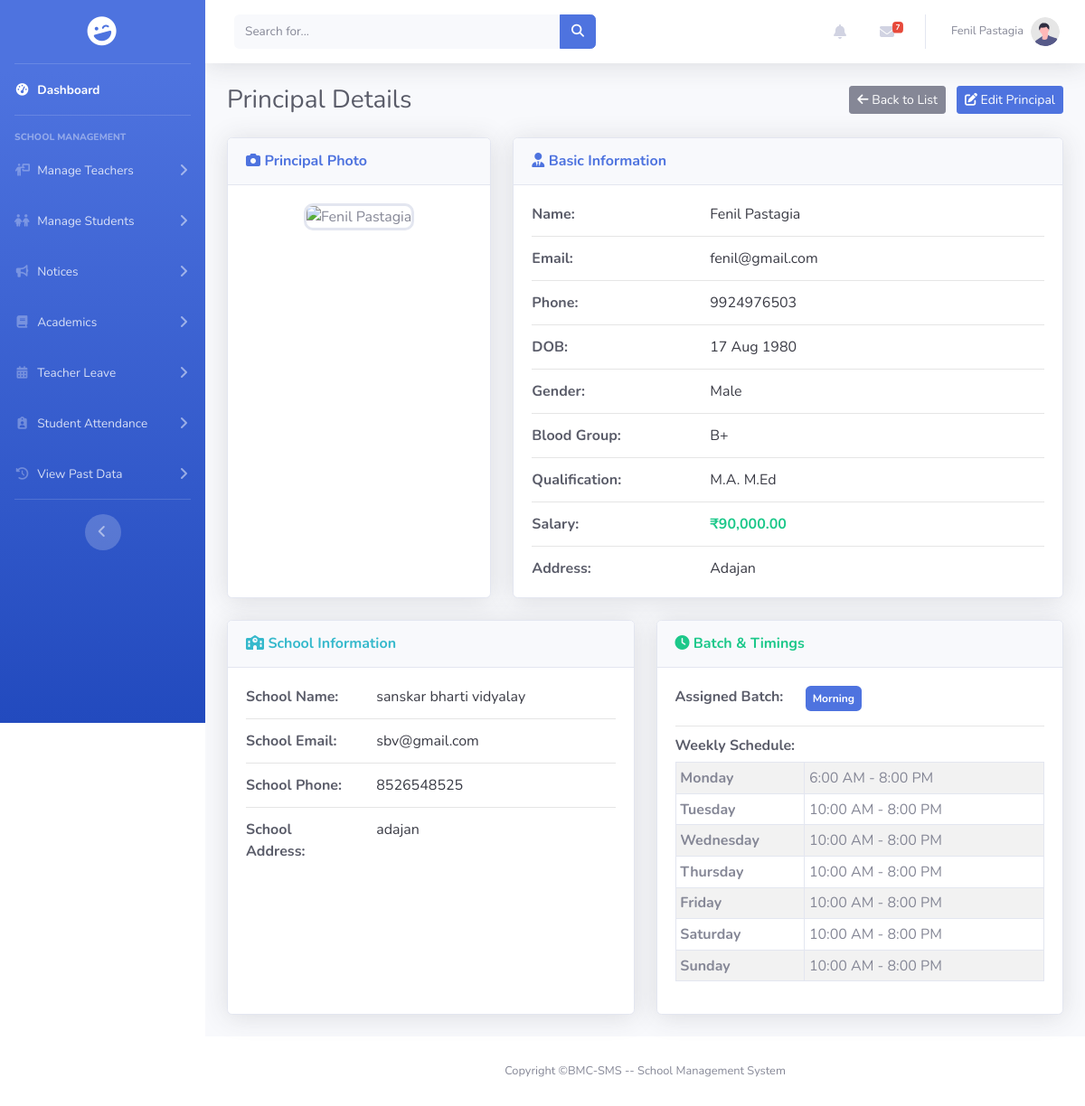
Page /pages/principal/view.php?id=10 (signed in) on the committed database.
### tables this page shows
CREATE TABLE `principal` (
  `id` int(11) NOT NULL,
  `principal_image` varchar(255) DEFAULT NULL,
  `school_id` int(11) DEFAULT NULL,
  `principal_name` varchar(50) DEFAULT NULL,
  `email` varchar(50) NOT NULL,
  `password` varchar(255) NOT NULL,
  `phone` varchar(10) DEFAULT NULL,
  `principal_dob` date DEFAULT NULL,
  `gender` enum('Male','Female','Others') NOT NULL,
  `blood_group` enum('A+','A-','B+','B-','AB+','AB-','O+','O-') NOT NULL,
  `address` text DEFAULT NULL,
  `qualification` varchar(50) DEFAULT NULL,
  `salary` decimal(10,2) DEFAULT NULL,
  `batch` enum('Morning','Evening') DEFAULT NULL
);

CREATE TABLE `school` (
  `id` int(11) NOT NULL,
  `school_logo` varchar(255) DEFAULT NULL,
  `school_name` varchar(100) DEFAULT NULL,
  `email` varchar(50) DEFAULT NULL,
  `phone` varchar(10) DEFAULT NULL,
  `school_opening` date DEFAULT NULL,
  `school_type` enum('Government','Private') DEFAULT NULL,
  `education_board` set('CBSE','State','IGCSE') DEFAULT NULL,
  `school_medium` set('English','Hindi','Regional Language') DEFAULT NULL,
  `school_category` set('Pre-Primary','Primary','Upper Primary','Secondary','Higher Secondary') DEFAULT NULL,
  `address` text DEFAULT NULL
);

CREATE TABLE `principal_timings` (
  `timing_id` int(11) NOT NULL,
  `principal_id` int(11) NOT NULL,
  `day_of_week` enum('Monday','Tuesday','Wednesday','Thursday','Friday','Saturday','Sunday') NOT NULL,
  `opens_at` time DEFAULT NULL,
  `closes_at` time DEFAULT NULL,
  `is_closed` tinyint(1) NOT NULL DEFAULT 0
);

### pages/principal/view.php (the view, shortened to what this page needs)
<?php
include_once "../../includes/connect.php";
$principal_id = isset($_GET['id']) ? intval($_GET['id']) : 0;
$query_principal = "SELECT p.*, s.school_name, s.address as school_address, s.phone as school_phone, s.email as school_email
          FROM principal p
          LEFT JOIN school s ON p.school_id = s.id
          WHERE p.id = ?";
$stmt_principal = mysqli_prepare($conn, $query_principal);
mysqli_stmt_bind_param($stmt_principal, "i", $principal_id);
mysqli_stmt_execute($stmt_principal);
$result_principal = mysqli_stmt_get_result($stmt_principal);
$principal = mysqli_fetch_assoc($result_principal);
$timings = [];
$query_timings = "SELECT * FROM principal_timings WHERE principal_id = ?";
$stmt_timings = mysqli_prepare($conn, $query_timings);
mysqli_stmt_bind_param($stmt_timings, "i", $principal_id);
mysqli_stmt_execute($stmt_timings);
$result_timings = mysqli_stmt_get_result($stmt_timings);
while ($row = mysqli_fetch_assoc($result_timings)) {
    $timings[$row['day_of_week']] = $row;
}
$photo_path = $principal['principal_image'];
$default_photo = "../../assets/img/default-user.jpg";
if (!empty($photo_path) && !file_exists($photo_path)) {
    $photo_path = $default_photo;
} elseif (empty($photo_path)) {
    $photo_path = $default_photo;
}
?>
<!DOCTYPE html>
<html lang="en">
<head>
    <link href="../../assets/vendor/fontawesome-free/css/all.min.css" rel="stylesheet" type="text/css">
    <link rel="stylesheet" href="https://cdnjs.cloudflare.com/ajax/libs/font-awesome/6.5.2/css/all.min.css" />
    <link href="../../assets/css/sb-admin-2.min.css" rel="stylesheet">
    <link rel="stylesheet" href="../../assets/css/sidebar.css">
    <link rel="stylesheet" href="../../assets/css/scrollbar_hidden.css">
    <link rel="stylesheet" href="../../assets/css/principal_view.css">
</head>
<body id="page-top">
    <div id="wrapper">
        <?php include '../../includes/sidebar.php'; ?>
        <div id="content-wrapper" class="d-flex flex-column">
            <div id="content">
                <?php include_once '../../includes/header.php'; ?>
                <div class="container-fluid">
                    <div class="d-sm-flex align-items-center justify-content-between mb-4">
                        <h1 class="h3 mb-0 text-gray-800">Principal Details</h1>
                        <div>
                            <a href="principal_list.php" class="btn btn-secondary btn-sm mr-2"><i class="fas fa-arrow-left"></i> Back to List</a>
                            <a href="edit.php?id=<?php echo $principal['id']; ?>" class="btn btn-primary btn-sm"><i class="fas fa-edit"></i> Edit Principal</a>
                        </div>
                    </div>
                    <div class="row">
                        <div class="col-lg-4 mb-4">
                            <div class="card shadow h-100">
                                <div class="card-header py-3">
                                    <h6 class="m-0 font-weight-bold text-primary"><i class="fas fa-camera"></i> Principal Photo</h6>
                                </div>
                                <div class="card-body text-center">
                                    <img src="<?php echo htmlspecialchars($photo_path); ?>" alt="<?php echo htmlspecialchars($principal['principal_name']); ?>" class="principal-photo">
                                </div>
                            </div>
                        </div>
                        <div class="col-lg-8 mb-4">
                            <div class="card shadow h-100">
                                <div class="card-header py-3">
                                    <h6 class="m-0 font-weight-bold text-primary"><i class="fas fa-user-tie"></i> Basic Information</h6>
                                </div>
                                <div class="card-body">
                                    <div class="row">
                                        <div class="col-sm-4 info-label">Name:</div>
                                        <div class="col-sm-8 info-value"><?php echo htmlspecialchars($principal['principal_name'] ?? 'N/A'); ?></div>
                                    </div>
                                    <hr>
                                    <div class="row">
                                        <div class="col-sm-4 info-label">Email:</div>
                                        <div class="col-sm-8 info-value"><?php echo htmlspecialchars($principal['email']); ?></div>
                                    </div>
                                    <hr>
                                    <div class="row">
                                        <div class="col-sm-4 info-label">Phone:</div>
                                        <div class="col-sm-8 info-value"><?php echo htmlspecialchars($principal['phone']); ?></div>
                                    </div>
                                    <hr>
                                    <div class="row">
                                        <div class="col-sm-4 info-label">DOB:</div>
                                        <div class="col-sm-8 info-value"><?php echo htmlspecialchars(date("d M Y", strtotime($principal['principal_dob']))); ?></div>
                                    </div>
                                    <hr>
                                    <div class="row">
                                        <div class="col-sm-4 info-label">Gender:</div>
                                        <div class="col-sm-8 info-value"><?php echo htmlspecialchars($principal['gender']); ?></div>
                                    </div>
                                    <hr>
                                    <div class="row">
                                        <div class="col-sm-4 info-label">Blood Group:</div>
                                        <div class="col-sm-8 info-value"><?php echo htmlspecialchars($principal['blood_group']); ?></div>
                                    </div>
                                    <hr>
                                    <div class="row">
                                        <div class="col-sm-4 info-label">Qualification:</div>
                                        <div class="col-sm-8 info-value"><?php echo htmlspecialchars($principal['qualification']); ?></div>
                                    </div>
                                    <hr>
                                    <div class="row">
                                        <div class="col-sm-4 info-label">Salary:</div>
                                        <div class="col-sm-8 info-value font-weight-bold text-success">₹<?php echo number_format($principal['salary'], 2); ?></div>
                                    </div>
                                    <hr>
                                    <div class="row">
                                        <div class="col-sm-4 info-label">Address:</div>
                                        <div class="col-sm-8 info-value"><?php echo htmlspecialchars($principal['address']); ?></div>
                                    </div>
                                </div>
                            </div>
                        </div>
                        <div class="col-lg-6 mb-4">
                            <div class="card shadow h-100">
                                <div class="card-header py-3">
                                    <h6 class="m-0 font-weight-bold text-info"><i class="fas fa-school"></i> School Information</h6>
                                </div>
                                <div class="card-body">
                                    <div class="row">
                                        <div class="col-sm-4 info-label">School Name:</div>
                                        <div class="col-sm-8 info-value"><?php echo htmlspecialchars($principal['school_name']); ?></div>
                                    </div>
                                    <hr>
                                    <div class="row">
                                        <div class="col-sm-4 info-label">School Email:</div>
                                        <div class="col-sm-8 info-value"><?php echo htmlspecialchars($principal['school_email']); ?></div>
                                    </div>
                                    <hr>
                                    <div class="row">
                                        <div class="col-sm-4 info-label">School Phone:</div>
                                        <div class="col-sm-8 info-value"><?php echo htmlspecialchars($principal['school_phone']); ?></div>
                                    </div>
                                    <hr>
                                    <div class="row">
                                        <div class="col-sm-4 info-label">School Address:</div>
                                        <div class="col-sm-8 info-value"><?php echo htmlspecialchars($principal['school_address']); ?></div>
                                    </div>
                                </div>
                            </div>
                        </div>
                        <div class="col-lg-6 mb-4">
                            <div class="card shadow h-100">
                                <div class="card-header py-3">
                                    <h6 class="m-0 font-weight-bold text-success"><i class="fas fa-clock"></i> Batch & Timings</h6>
                                </div>
                                <div class="card-body">
                                    <div class="row mb-3">
                                        <div class="col-sm-4 info-label">Assigned Batch:</div>
                                        <div class="col-sm-8 info-value">
                                            <span class="badge badge-<?php echo ($principal['batch'] == 'Morning') ? 'primary' : 'warning'; ?> p-2"><?php echo htmlspecialchars($principal['batch'] ?? 'N/A'); ?></span>
                                        </div>
                                    </div>
                                    <hr>
                                    <h6 class="info-label mb-2">Weekly Schedule:</h6>
                                    <?php if (!empty($timings)): ?>
                                        <table class="table table-sm table-bordered table-striped table-timings">
                                            <tbody>
                                                <?php
                                                $days = ['Monday', 'Tuesday', 'Wednesday', 'Thursday', 'Friday', 'Saturday', 'Sunday'];
                                                foreach ($days as $day):
                                                    $day_timing = $timings[$day] ?? null;
                                                ?>
                                                    <tr>
                                                        <th><?php echo $day; ?></th>
                                                        <td>
                                                            <?php if ($day_timing && !empty($day_timing['is_closed'])): ?>
                                                                <span class="badge badge-secondary">Closed</span>
                                                            <?php elseif ($day_timing && !empty($day_timing['opens_at'])): ?>
                                                                <?php echo date("g:i A", strtotime($day_timing['opens_at'])); ?> - <?php echo date("g:i A", strtotime($day_timing['closes_at'])); ?>
                                                            <?php else: ?>
                                                                <span class="text-muted">Not Set</span>
                                                            <?php endif; ?>
                                                        </td>
                                                    </tr>
                                                <?php endforeach; ?>
                                            </tbody>
                                        </table>
                                    <?php else: ?>
                                        <div class="alert alert-warning small">No weekly schedule has been set for this principal.</div>
                                    <?php endif; ?>
                                </div>
                            </div>
                        </div>
                    </div>
                </div>
            </div>
            <?php include '../../includes/footer.php'; ?>
        </div>
    </div>
</body>
</html>

### assets/css/scrollbar_hidden.css (style rules this page uses)
body { -ms-overflow-style: none; scrollbar-width: none; }

### assets/css/principal_view.css (style rules this page uses)
.principal-photo { width: 150px; height: 150px; object-fit: cover; border-radius: 10px; border: 3px solid #e3e6f0; }
.info-label { font-weight: bold; color: #5a5c69; }
.info-value { color: #3a3b45; }
.card-body hr { margin-top: 0.75rem; margin-bottom: 0.75rem; }
.table-timings th { width: 35%; }

### rows in the picture
principal: principal_name "Fenil Pastagia", email "fenil@gmail.com", phone "9924976503", principal_dob "17 Aug 1980", gender "Male", blood_group "B+", qualification "M.A. M.Ed", salary "90,000.00", address "Adajan", school.school_name "sanskar bharti vidyalay", school.email "sbv@gmail.com", school.phone "8526548525", school.address "adajan", batch "Morning"
principal_timings: day "Monday", opens_at "6:00 AM", closes_at "8:00 PM"
principal_timings: day "Tuesday", opens_at "10:00 AM", closes_at "8:00 PM"
principal_timings: day "Wednesday", opens_at "10:00 AM", closes_at "8:00 PM"
principal_timings: day "Thursday", opens_at "10:00 AM", closes_at "8:00 PM"
principal_timings: day "Friday", opens_at "10:00 AM", closes_at "8:00 PM"
principal_timings: day "Saturday", opens_at "10:00 AM", closes_at "8:00 PM"
principal_timings: day "Sunday", opens_at "10:00 AM", closes_at "8:00 PM"

### other values in the picture
$userName "Fenil Pastagia"
